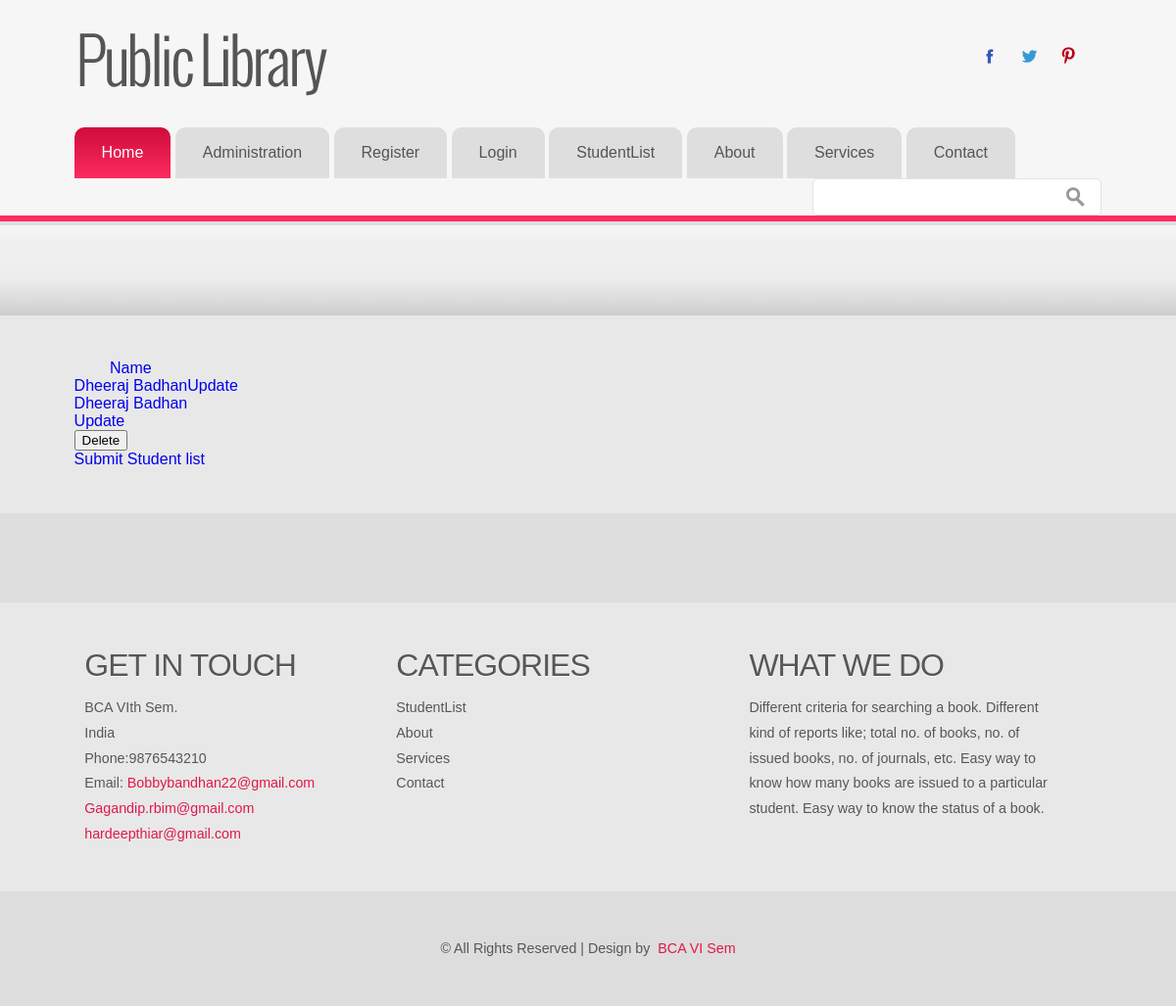
The app's page /student/, older data.
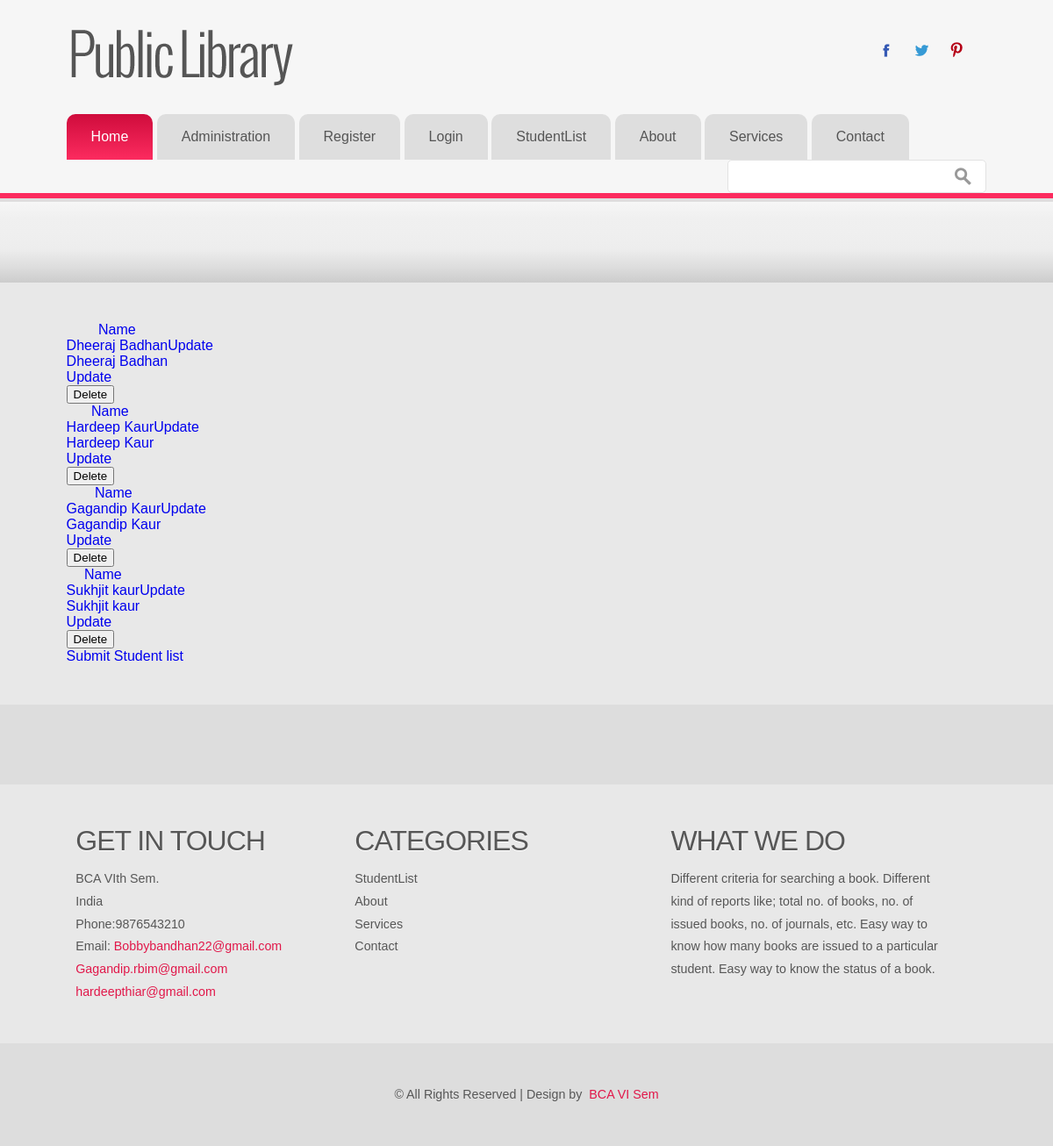
The same page, newer data.
### libsys/models.py (models this page shows, shortened)
class Student(models.Model):
	name = models.CharField(max_length=50)
	regno = models.IntegerField()
	date_of_issue = models.DateField()
	address = models.TextField()
	course = models.CharField(
		max_length=10,
		choices = (
			('BCA', 'BCA'),
			('BBA', 'BBA'),
			('MBA', 'MBA'),
			('B.Com', 'B.Com')
		)
	)
	accno = models.ForeignKey(Book)
	gender = models.CharField(
		max_length=1,
		choices = (
			('M', 'Male'),
			('F', 'Female')
		)
	)

### libsys/views.py (the view)
# urls.py: url(r'^student/$', views.StuList.as_view(), name='stu_list'),
class StuList(ListView):
	template_name = "libsys/stu_list.html"
	model=Student

### libsys/templates/libsys/stu_list.html (shortened to what this page needs)
{% extends 'libsys/LLLL.html' %}
{% block content %}
	{% for Student in object_list %}
	<div class="col-md-12">
		<a href="{% url 'stu_detail' Student.pk %}">
	<div class="container">
 <div class="table-responsive">
  <table class="table">
    <thead>
      <tr>
        <th>Name</th>
        <th></th>
      </tr>
    </thead>
    <tbody>
      <tr>
        <td><div class="col-md-28">{{ Student.name }}</div></td>
        <td><div class="col-md-6">
		<a href="{% url 'stu_update' Student.pk %}">
			Update
		</a></div>
	   </td>
      </tr>
    </tbody></table></div></div>
			{{ Student.name }}
		</a>
	</div>
	<div class="col-md-2">
		<a href="{% url 'stu_update' Student.pk %}">
			Update
		</a>
	</div>
	<div class="col-md-2">
		<form action="{% url 'stu_delete' Student.pk %}" method="post" accept-charset="utf-8">
    		<input type="submit" value="Delete" />
		</form>
	</div>
	{% endfor %}
<div class="col-md-12">
		<a href="{% url 'stu_create' %}">
			Submit Student list
		</a>
	</div>
{% endblock %}

Row changes from the older to the newer data that the page shows:
added Student: name "Hardeep Kaur"
added Student: name "Gagandip Kaur"
added Student: name "Sukhjit kaur"
